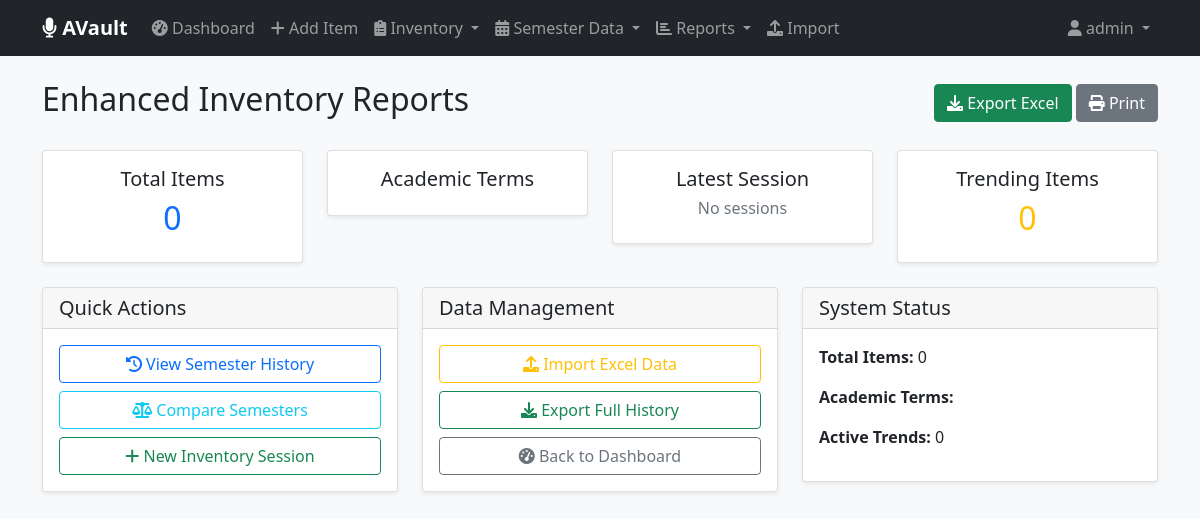
The page /inventory/reports/ (signed in) on the database as committed earlier.
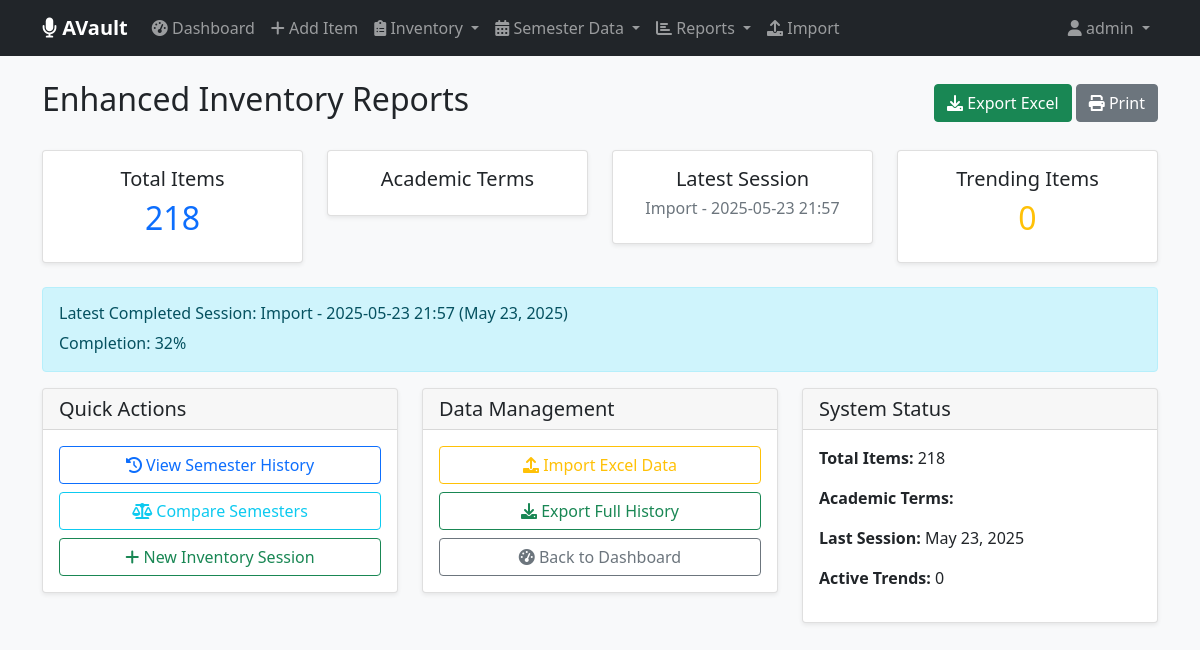
The same page on the database as committed later.
### inventory/models.py (models this page shows, shortened)
class InventorySession(models.Model):
    name = models.CharField(max_length=50)  # e.g., "Summer 2025 Count"
    academic_term = models.ForeignKey(AcademicTerm, on_delete=models.SET_NULL, null=True, blank=True)
    date = models.DateField(default=timezone.now)
    conducted_by = models.ForeignKey(User, on_delete=models.SET_NULL, null=True)
    is_complete = models.BooleanField(default=False)
    notes = models.TextField(blank=True)
    created_at = models.DateTimeField(auto_now_add=True)
    class Meta:
        ordering = ['-date']
    def get_completion_percentage(self):
        total_items = Item.objects.count()
        counted_items = self.counts.count()
        return int((counted_items / total_items * 100)) if total_items > 0 else 0

### inventory/views.py (the view, shortened to what this page needs)
# urls.py: path('reports/', views.reports, name='reports'),
@login_required
def reports(request):
    current_session = InventorySession.objects.filter(is_complete=True).first()
    previous_session = InventorySession.objects.filter(is_complete=True).exclude(id=current_session.id).first() if current_session else None
    context = {
        'current_session': current_session,
        'previous_session': previous_session,
        'total_items': Item.objects.count(),
        'shortages': [],
        'new_items': []
    }
    if current_session:
        shortages = []
        for count in current_session.counts.select_related('item'):
            expected = count.item.get_expected_quantity()
        context['shortages'] = shortages
    return render(request, 'inventory/reports.html', context)

### inventory/context_processors.py (called while the page is built, shortened)
def admin_stats(request):
    if not request.path.startswith('/admin/'):
        return {}

### inventory/models.py (called while the page is built)
    def get_latest_count(self):
        latest = self.historical_counts.order_by('-academic_term__year', '-academic_term__term').first()
        return latest.counted_quantity if latest else 0

    def get_expected_quantity(self):
        return self.get_latest_count()

### inventory/templates/inventory/reports.html (shortened to what the changed rows need)
{% extends 'inventory/base.html' %}
{% block content %}
<div class="d-flex justify-content-between align-items-center mb-4 no-print">
    <h2>Enhanced Inventory Reports</h2>
</div>
<div class="row mb-4">
    <div class="col-md-3">
        <div class="card text-center">
            <div class="card-body">
                <h5 class="card-title">Total Items</h5>
                <h2 class="text-primary">{{ total_items }}</h2>
            </div>
        </div>
    </div>
    <div class="col-md-3">
        <div class="card text-center">
            <div class="card-body">
                <h5 class="card-title">Latest Session</h5>
                <h6 class="text-muted">
                    {% if current_session %}
                        {{ current_session.name }}
                    {% else %}
                        No sessions
                    {% endif %}
                </h6>
            </div>
        </div>
    </div>
    <div class="col-md-3">
        <div class="card text-center">
            <div class="card-body">
                <h2 class="text-warning">{{ trending_items|length }}</h2>
            </div>
        </div>
    </div>
</div>
{% if current_session %}
<div class="alert alert-info">
    <h6>Latest Completed Session: {{ current_session.name }} ({{ current_session.date }})</h6>
    <p class="mb-0">Completion: {{ current_session.get_completion_percentage }}%</p>
</div>
{% endif %}
<div class="row">
    <div class="col-md-4">
        <div class="card">
            <div class="card-body">
                <p><strong>Total Items:</strong> {{ total_items }}</p>
                <p><strong>Academic Terms:</strong> {{ total_terms }}</p>
                {% if current_session %}
                    <p><strong>Last Session:</strong> {{ current_session.date }}</p>
                {% endif %}
                <p><strong>Active Trends:</strong> {{ trending_items|length }}</p>
            </div>
        </div>
    </div>
</div>
{% endblock %}

Rows that differ between the two databases and show on the page:
added InventorySession: name "Import - 2025-05-23 21:57", date "May 23, 2025", get_completion_percentage "32"
Other text that changed with them:
{{ total_items }}: "0" → "218"
text no longer shown: "No sessions"
text now shown: "Latest Completed Session: ( ) Completion: % Last Session:"
